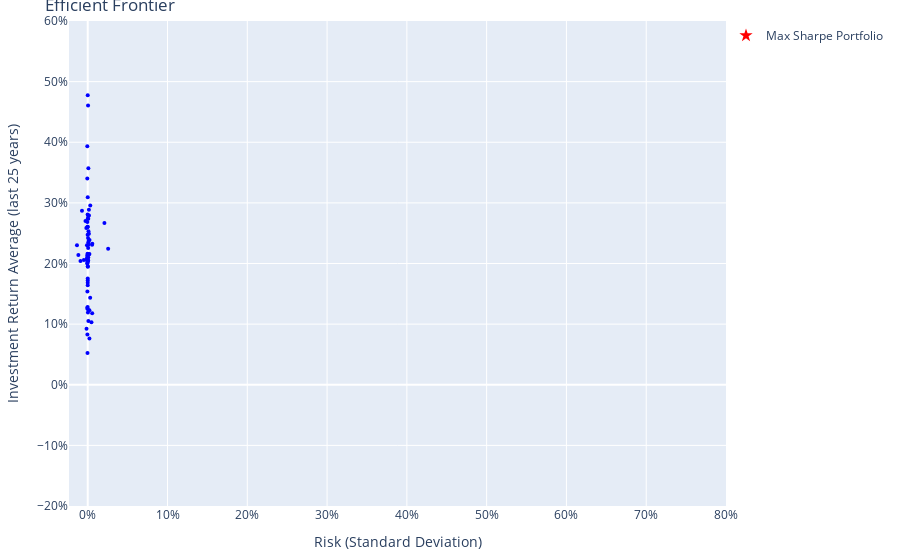

The notebook cell saved with this chart:
### Markdown cell above
#### Efficient Frontier @TODO finish line

### Code cell
import utilities.plots as plots
importlib.reload(plots)

plots.plot_efficient_frontier(df_view_20y.index.tolist(), df_view_20y['Average Returns'].values, df_view_20y['Average Covariance'].values, mu_20y, S_20y)

### Figure 1 — Plotly figure (JSON) as saved in the notebook; plotly's stock layout.template omitted (floating-point values rounded to 4 significant figures)
{"data": [{"marker": {"color": "blue", "size": 4}, "mode": "markers", "showlegend": false, "text": "NFLX", "textposition": "top center", "x": [-0.01347], "y": [0.23], "type": "scatter"}, {"marker": {"color": "blue", "size": 4}, "mode": "markers", "showlegend": false, "text": "GIII", "textposition": "top center", "x": [-0.0072], "y": [0.287], "type": "scatter"}, {"marker": {"color": "blue", "size": 4}, "mode": "markers", "showlegend": false, "text": "TSCO", "textposition": "top center", "x": [-0.0048], "y": [0.2056], "type": "scatter"}, {"marker": {"color": "blue", "size": 4}, "mode": "markers", "showlegend": false, "text": "DORM", "textposition": "top center", "x": [0.004667], "y": [0.1031], "type": "scatter"}, {"marker": {"color": "blue", "size": 4}, "mode": "markers", "showlegend": false, "text": "BGEO.L", "textposition": "top center", "x": [0.0056], "y": [0.1179], "type": "scatter"}, {"marker": {"color": "blue", "size": 4}, "mode": "markers", "showlegend": false, "text": "MANH", "textposition": "top center", "x": [0.0012], "y": [0.2376], "type": "scatter"}, {"marker": {"color": "blue", "size": 4}, "mode": "markers", "showlegend": false, "text": "KMX", "textposition": "top center", "x": [-0.0001333], "y": [0.2476], "type": "scatter"}, {"marker": {"color": "blue", "size": 4}, "mode": "markers", "showlegend": false, "text": "ANSS", "textposition": "top center", "x": [0.0], "y": [0.3093], "type": "scatter"}, {"marker": {"color": "blue", "size": 4}, "mode": "markers", "showlegend": false, "text": "TPL", "textposition": "top center", "x": [-0.0001333], "y": [0.281], "type": "scatter"}, {"marker": {"color": "blue", "size": 4}, "mode": "markers", "showlegend": false, "text": "VTR", "textposition": "top center", "x": [-0.0006667], "y": [0.2054], "type": "scatter"}, {"marker": {"color": "blue", "size": 4}, "mode": "markers", "showlegend": false, "text": "MFA", "textposition": "top center", "x": [0.0004], "y": [0.2419], "type": "scatter"}, {"marker": {"color": "blue", "size": 4}, "mode": "markers", "showlegend": false, "text": "PUM.DE", "textposition": "top center", "x": [-0.0004], "y": [0.1537], "type": "scatter"}, {"marker": {"color": "blue", "size": 4}, "mode": "markers", "showlegend": false, "text": "ATRI", "textposition": "top center", "x": [-0.0002667], "y": [0.2092], "type": "scatter"}, {"marker": {"color": "blue", "size": 4}, "mode": "markers", "showlegend": false, "text": "MNRO", "textposition": "top center", "x": [0.0009333], "y": [0.2311], "type": "scatter"}, {"marker": {"color": "blue", "size": 4}, "mode": "markers", "showlegend": false, "text": "AVGO", "textposition": "top center", "x": [0.0001333], "y": [0.1945], "type": "scatter"}, {"marker": {"color": "blue", "size": 4}, "mode": "markers", "showlegend": false, "text": "MLAB", "textposition": "top center", "x": [0.0], "y": [0.1721], "type": "scatter"}, {"marker": {"color": "blue", "size": 4}, "mode": "markers", "showlegend": false, "text": "FCN", "textposition": "top center", "x": [0.0006667], "y": [0.2738], "type": "scatter"}, {"marker": {"color": "blue", "size": 4}, "mode": "markers", "showlegend": false, "text": "FTK.DE", "textposition": "top center", "x": [0.003067], "y": [0.1436], "type": "scatter"}, {"marker": {"color": "blue", "size": 4}, "mode": "markers", "showlegend": false, "text": "TTC", "textposition": "top center", "x": [-0.0001333], "y": [0.1281], "type": "scatter"}, {"marker": {"color": "blue", "size": 4}, "mode": "markers", "showlegend": false, "text": "ROST", "textposition": "top center", "x": [0.0], "y": [0.1753], "type": "scatter"}, {"marker": {"color": "blue", "size": 4}, "mode": "markers", "showlegend": false, "text": "IDXX", "textposition": "top center", "x": [0.0004], "y": [0.4606], "type": "scatter"}, {"marker": {"color": "blue", "size": 4}, "mode": "markers", "showlegend": false, "text": "DAKT", "textposition": "top center", "x": [0.005733], "y": [0.2327], "type": "scatter"}, {"marker": {"color": "blue", "size": 4}, "mode": "markers", "showlegend": false, "text": "ISRG", "textposition": "top center", "x": [-0.0006667], "y": [0.2081], "type": "scatter"}, {"marker": {"color": "blue", "size": 4}, "mode": "markers", "showlegend": false, "text": "POOL", "textposition": "top center", "x": [-0.0005333], "y": [0.2], "type": "scatter"}, {"marker": {"color": "blue", "size": 4}, "mode": "markers", "showlegend": false, "text": "SHOO", "textposition": "top center", "x": [0.0006667], "y": [0.2348], "type": "scatter"}, {"marker": {"color": "blue", "size": 4}, "mode": "markers", "showlegend": false, "text": "2124.T", "textposition": "top center", "x": [0.0032], "y": [0.2957], "type": "scatter"}, {"marker": {"color": "blue", "size": 4}, "mode": "markers", "showlegend": false, "text": "TYL", "textposition": "top center", "x": [-0.0001333], "y": [0.204], "type": "scatter"}, {"marker": {"color": "blue", "size": 4}, "mode": "markers", "showlegend": false, "text": "BALL", "textposition": "top center", "x": [-0.0002667], "y": [0.2159], "type": "scatter"}, {"marker": {"color": "blue", "size": 4}, "mode": "markers", "showlegend": false, "text": "JBHT", "textposition": "top center", "x": [0.0002667], "y": [0.1191], "type": "scatter"}, {"marker": {"color": "blue", "size": 4}, "mode": "markers", "showlegend": false, "text": "ILM1.DE", "textposition": "top center", "x": [0.0016], "y": [0.2791], "type": "scatter"}, {"marker": {"color": "blue", "size": 4}, "mode": "markers", "showlegend": false, "text": "NSP", "textposition": "top center", "x": [0.0], "y": [0.2061], "type": "scatter"}, {"marker": {"color": "blue", "size": 4}, "mode": "markers", "showlegend": false, "text": "WINA", "textposition": "top center", "x": [-0.0004], "y": [0.0828], "type": "scatter"}, {"marker": {"color": "blue", "size": 4}, "mode": "markers", "showlegend": false, "text": "OLED", "textposition": "top center", "x": [-0.0004], "y": [0.2686], "type": "scatter"}, {"marker": {"color": "blue", "size": 4}, "mode": "markers", "showlegend": false, "text": "ICLR", "textposition": "top center", "x": [0.0005333], "y": [0.2102], "type": "scatter"}, {"marker": {"color": "blue", "size": 4}, "mode": "markers", "showlegend": false, "text": "COHR", "textposition": "top center", "x": [0.0001333], "y": [0.6718], "type": "scatter"}, {"marker": {"color": "blue", "size": 4}, "mode": "markers", "showlegend": false, "text": "2471.T", "textposition": "top center", "x": [-0.0009333], "y": [0.2299], "type": "scatter"}, {"marker": {"color": "blue", "size": 4}, "mode": "markers", "showlegend": false, "text": "CRM", "textposition": "top center", "x": [0.0009333], "y": [0.2531], "type": "scatter"}, {"marker": {"color": "blue", "size": 4}, "mode": "markers", "showlegend": false, "text": "4751.T", "textposition": "top center", "x": [0.0005333], "y": [0.2048], "type": "scatter"}, {"marker": {"color": "blue", "size": 4}, "mode": "markers", "showlegend": false, "text": "VSEC", "textposition": "top center", "x": [-0.0005333], "y": [0.3933], "type": "scatter"}, {"marker": {"color": "blue", "size": 4}, "mode": "markers", "showlegend": false, "text": "UNH", "textposition": "top center", "x": [-0.0004], "y": [0.2007], "type": "scatter"}, {"marker": {"color": "blue", "size": 4}, "mode": "markers", "showlegend": false, "text": "HUM", "textposition": "top center", "x": [0.0], "y": [0.4775], "type": "scatter"}, {"marker": {"color": "blue", "size": 4}, "mode": "markers", "showlegend": false, "text": "BLK", "textposition": "top center", "x": [0.0008], "y": [0.3572], "type": "scatter"}, {"marker": {"color": "blue", "size": 4}, "mode": "markers", "showlegend": false, "text": "OSIS", "textposition": "top center", "x": [0.0], "y": [0.1682], "type": "scatter"}, {"marker": {"color": "blue", "size": 4}, "mode": "markers", "showlegend": false, "text": "MTH", "textposition": "top center", "x": [-0.0006667], "y": [0.1268], "type": "scatter"}, {"marker": {"color": "blue", "size": 4}, "mode": "markers", "showlegend": false, "text": "SHYF", "textposition": "top center", "x": [-0.001733], "y": [0.2585], "type": "scatter"}, {"marker": {"color": "blue", "size": 4}, "mode": "markers", "showlegend": false, "text": "ELS", "textposition": "top center", "x": [0.0], "y": [0.1642], "type": "scatter"}, {"marker": {"color": "blue", "size": 4}, "mode": "markers", "showlegend": false, "text": "EVD.DE", "textposition": "top center", "x": [0.001467], "y": [0.2887], "type": "scatter"}, {"marker": {"color": "blue", "size": 4}, "mode": "markers", "showlegend": false, "text": "RGLD", "textposition": "top center", "x": [0.0001333], "y": [0.1954], "type": "scatter"}, {"marker": {"color": "blue", "size": 4}, "mode": "markers", "showlegend": false, "text": "ADSK", "textposition": "top center", "x": [0.0001333], "y": [0.2027], "type": "scatter"}, {"marker": {"color": "blue", "size": 4}, "mode": "markers", "showlegend": false, "text": "COR", "textposition": "top center", "x": [-0.0002667], "y": [0.2079], "type": "scatter"}, {"marker": {"color": "blue", "size": 4}, "mode": "markers", "showlegend": false, "text": "LCII", "textposition": "top center", "x": [-0.0002667], "y": [0.0523], "type": "scatter"}, {"marker": {"color": "blue", "size": 4}, "mode": "markers", "showlegend": false, "text": "HSIC", "textposition": "top center", "x": [0.0002667], "y": [0.2147], "type": "scatter"}, {"marker": {"color": "blue", "size": 4}, "mode": "markers", "showlegend": false, "text": "LII", "textposition": "top center", "x": [0.0001333], "y": [0.2744], "type": "scatter"}, {"marker": {"color": "blue", "size": 4}, "mode": "markers", "showlegend": false, "text": "REGN", "textposition": "top center", "x": [0.001333], "y": [0.215], "type": "scatter"}, {"marker": {"color": "blue", "size": 4}, "mode": "markers", "showlegend": false, "text": "EPR", "textposition": "top center", "x": [-0.0004], "y": [0.2597], "type": "scatter"}, {"marker": {"color": "blue", "size": 4}, "mode": "markers", "showlegend": false, "text": "AKR", "textposition": "top center", "x": [-0.0005333], "y": [0.34], "type": "scatter"}, {"marker": {"color": "blue", "size": 4}, "mode": "markers", "showlegend": false, "text": "RWT", "textposition": "top center", "x": [-0.0005333], "y": [0.209], "type": "scatter"}, {"marker": {"color": "blue", "size": 4}, "mode": "markers", "showlegend": false, "text": "MPX", "textposition": "top center", "x": [0.0005333], "y": [0.2257], "type": "scatter"}, {"marker": {"color": "blue", "size": 4}, "mode": "markers", "showlegend": false, "text": "SKT", "textposition": "top center", "x": [0.0], "y": [0.2607], "type": "scatter"}, {"marker": {"color": "blue", "size": 4}, "mode": "markers", "showlegend": false, "text": "BKE", "textposition": "top center", "x": [0.0004], "y": [0.2791], "type": "scatter"}, {"marker": {"color": "blue", "size": 4}, "mode": "markers", "showlegend": false, "text": "FTNT", "textposition": "top center", "x": [0.002133], "y": [0.123], "type": "scatter"}, {"marker": {"color": "blue", "size": 4}, "mode": "markers", "showlegend": false, "text": "EXLS", "textposition": "top center", "x": [0.002133], "y": [0.0762], "type": "scatter"}, {"marker": {"color": "blue", "size": 4}, "mode": "markers", "showlegend": false, "text": "AOX.DE", "textposition": "top center", "x": [0.005467], "y": [0.2308], "type": "scatter"}, {"marker": {"color": "blue", "size": 4}, "mode": "markers", "showlegend": false, "text": "CLMB", "textposition": "top center", "x": [0.002267], "y": [0.2386], "type": "scatter"}, {"marker": {"color": "blue", "size": 4}, "mode": "markers", "showlegend": false, "text": "DHC", "textposition": "top center", "x": [-0.0006667], "y": [0.2126], "type": "scatter"}, {"marker": {"color": "blue", "size": 4}, "mode": "markers", "showlegend": false, "text": "CTO", "textposition": "top center", "x": [0.0001333], "y": [0.1245], "type": "scatter"}, {"marker": {"color": "blue", "size": 4}, "mode": "markers", "showlegend": false, "text": "ESCA", "textposition": "top center", "x": [0.02093], "y": [0.2669], "type": "scatter"}, {"marker": {"color": "blue", "size": 4}, "mode": "markers", "showlegend": false, "text": "MPW", "textposition": "top center", "x": [-0.0028], "y": [0.2701], "type": "scatter"}, {"marker": {"color": "blue", "size": 4}, "mode": "markers", "showlegend": false, "text": "LXP", "textposition": "top center", "x": [-0.01173], "y": [0.2141], "type": "scatter"}, {"marker": {"color": "blue", "size": 4}, "mode": "markers", "showlegend": false, "text": "GEN", "textposition": "top center", "x": [-0.0002667], "y": [0.2605], "type": "scatter"}, {"marker": {"color": "blue", "size": 4}, "mode": "markers", "showlegend": false, "text": "DDD", "textposition": "top center", "x": [0.0008], "y": [0.105], "type": "scatter"}, {"marker": {"color": "blue", "size": 4}, "mode": "markers", "showlegend": false, "text": "AGNC", "textposition": "top center", "x": [0.001467], "y": [0.2491], "type": "scatter"}, {"marker": {"color": "blue", "size": 4}, "mode": "markers", "showlegend": false, "text": "ECV.DE", "textposition": "top center", "x": [-0.001467], "y": [0.0922], "type": "scatter"}, {"marker": {"color": "blue", "size": 4}, "mode": "markers", "showlegend": false, "text": "SFQ.DE", "textposition": "top center", "x": [0.0256], "y": [0.2245], "type": "scatter"}, {"marker": {"color": "blue", "size": 4}, "mode": "markers", "showlegend": false, "text": "CPRX", "textposition": "top center", "x": [-0.009067], "y": [0.2041], "type": "scatter"}, {"marker": {"color": "blue", "size": 4}, "mode": "markers", "showlegend": false, "text": "DXLG", "textposition": "top center", "x": [0.002133], "y": [0.2157], "type": "scatter"}, {"marker": {"color": "red", "size": 10, "symbol": "star"}, "mode": "markers", "name": "Max Sharpe Portfolio", "x": [[0.23, 0.287, 0.2056, 0.1031, 0.1179, 0.2376, 0.2476, 0.3093, 0.281, 0.2054, 0.2419, 0.1537, 0.2092, 0.2311, 0.1945, 0.1721, 0.2738, 0.1436, 0.1281, 0.1753, 0.4606, 0.2327, 0.2081, 0.2, 0.2348, 0.2957, 0.204, 0.2159, 0.1191, 0.2791, 0.2061, 0.0828, 0.2686, 0.2102, 0.6718, 0.2299, 0.2531, 0.2048, 0.3933, 0.2007, 0.4775, 0.3572, 0.1682, 0.1268, 0.2585, 0.1642, 0.2887, 0.1954, 0.2027, 0.2079, 0.0523, 0.2147, 0.2744, 0.215, 0.2597, 0.34, 0.209, 0.2257, 0.2607, 0.2791, 0.123, 0.0762, 0.2308, 0.2386, 0.2126, 0.1245, 0.2669, 0.2701, 0.2141, 0.2605, 0.105, 0.2491, 0.0922, 0.2245, 0.2041, 0.2157]], "y": [[-0.01347, -0.0072, -0.0048, 0.004667, 0.0056, 0.0012, -0.0001333, 0.0, -0.0001333, -0.0006667, 0.0004, -0.0004, -0.0002667, 0.0009333, 0.0001333, 0.0, 0.0006667, 0.003067, -0.0001333, 0.0, 0.0004, 0.005733, -0.0006667, -0.0005333, 0.0006667, 0.0032, -0.0001333, -0.0002667, 0.0002667, 0.0016, 0.0, -0.0004, -0.0004, 0.0005333, 0.0001333, -0.0009333, 0.0009333, 0.0005333, -0.0005333, -0.0004, 0.0, 0.0008, 0.0, -0.0006667, -0.001733, 0.0, 0.001467, 0.0001333, 0.0001333, -0.0002667, -0.0002667, 0.0002667, 0.0001333, 0.001333, -0.0004, -0.0005333, -0.0005333, 0.0005333, 0.0, 0.0004, 0.002133, 0.002133, 0.005467, 0.002267, -0.0006667, 0.0001333, 0.02093, -0.0028, -0.01173, -0.0002667, 0.0008, 0.001467, -0.001467, 0.0256, -0.009067, 0.002133]], "type": "scatter"}, {"line": {"color": "blue", "width": 3}, "mode": "lines", "name": "Efficient Frontier", "x": [], "y": [], "type": "scatter"}], "layout": {"margin": {"l": 20, "r": 20, "t": 20, "b": 20}, "xaxis": {"title": {"text": "Risk (Standard Deviation)"}, "tickformat": ".0%", "range": [-0.02347, 0.8]}, "yaxis": {"title": {"text": "Investment Return Average (last 25 years)"}, "tickformat": ".0%", "range": [-0.2, 0.6]}, "legend": {"x": 1, "y": 1}, "title": {"text": "Efficient Frontier"}, "hovermode": "closest"}}
